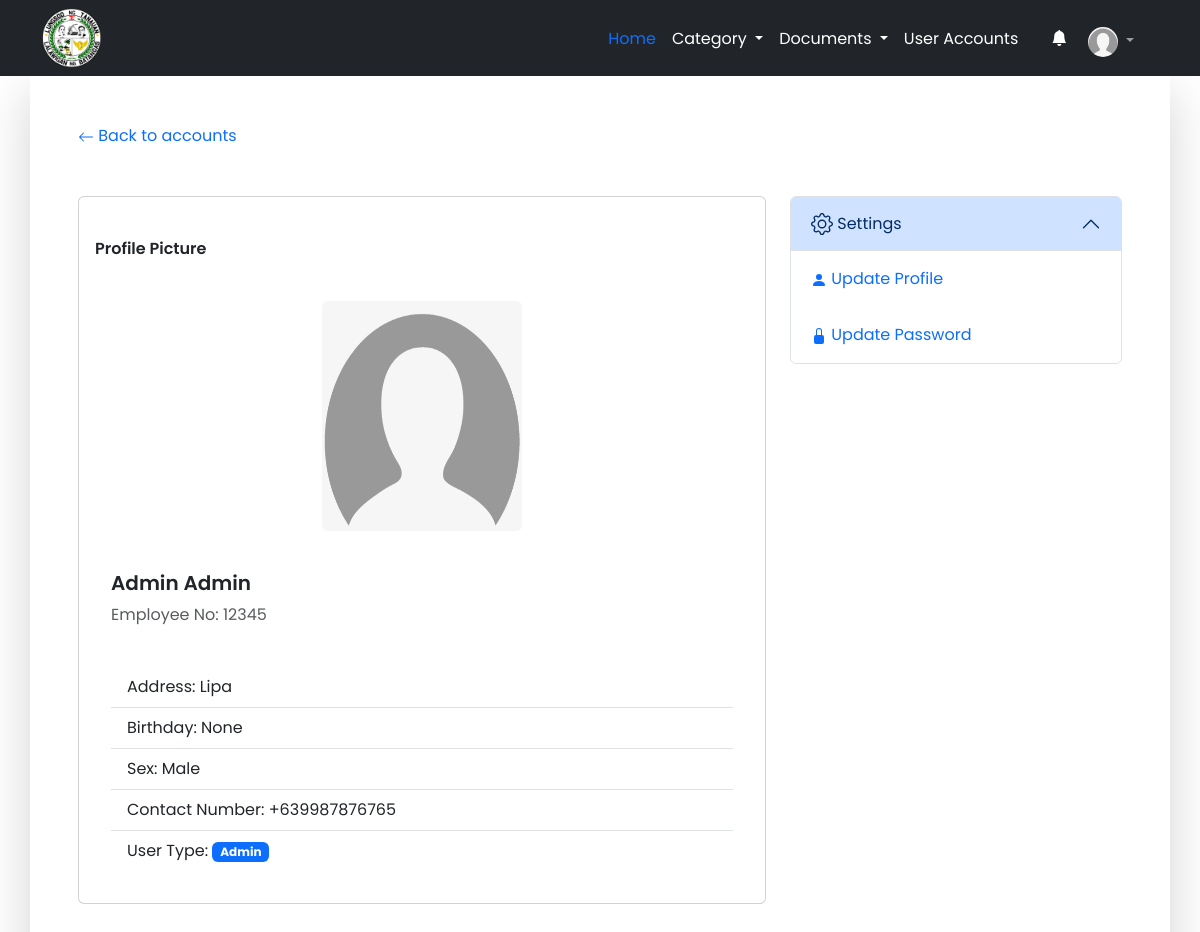
The app's page /profile (signed in) with its own data.
### apps/models.py (models this page shows, shortened)
class User(AbstractUser):
    USERNAME_FIELD = 'employee_no'# changes email to unique and blank to false
    REQUIRED_FIELDS = []  # removes email from REQUIRED_FIELDS
    username = models.CharField(max_length=255, null=True, blank=True)
    employee_no = models.CharField(max_length=255, unique=True)
    profile_picture = models.ImageField(upload_to="profile_picture", default='default.png')
    middle_name = models.CharField(max_length=255, blank=True)
    address = models.CharField(max_length=255)
    birthday = models.DateField(auto_now_add=False, null=True, blank=True)
    contact = models.CharField(max_length=13)
    sex = models.CharField(max_length=255)
    is_employee = models.BooleanField(default=False)
    is_admin = models.BooleanField(default=False)
    objects = CustomUserManager()
    department = models.OneToOneField("Department", on_delete=models.SET_NULL, null=True)
    class Meta:
        verbose_name = 'User'
        verbose_name_plural = 'Users'

### apps/views.py (the view)
# urls.py: path('profile', view_profile, name="profile"),
@login_required(login_url='/login')
def view_profile(request):
    pk = request.user.id
    template_name = 'accounts/profile/view_profile.html'
    user_data = User.objects.filter(id=request.user.id)
    context = {
        "user_data": user_data,
        "pk": pk
    }
    return render(request, template_name, context)

### apps/templates/accounts/profile/view_profile.html (shortened to what this page needs)
{% extends 'base.html' %}
{% block content %}
<div class="container-lg shadow-lg p-5">
    <a href="{% url 'account' %}" class="text-decoration-none">
        <svg xmlns="http://www.w3.org/2000/svg" width="16" height="16" fill="currentColor" class="bi bi-arrow-left"
            viewBox="0 0 16 16">
            <path fill-rule="evenodd"
                d="M15 8a.5.5 0 0 0-.5-.5H2.707l3.147-3.146a.5.5 0 1 0-.708-.708l-4 4a.5.5 0 0 0 0 .708l4 4a.5.5 0 0 0 .708-.708L2.707 8.5H14.5A.5.5 0 0 0 15 8z" />
        </svg>
        Back to accounts
    </a>
    <div class="row justify-content-end mt-5 mb-5">
        <div class="col-sm col-md-8 col-lg-8">
            <div class="card rounded p-3">
                {% for list in user_data %}
                <div class="py-4 row row-cols-1 row-cols-md-3 gap-4 align-items-center">
                    <div class="col">
                        <p class="text-sm fw-semibold">Profile Picture</p>
                    </div>
                    <div class="col-md-8 d-flex justify-content-center align-items-center mx-auto">
                        {% if list.profile_picture.url %}
                        <img class="rounded mx-auto d-block" src="{{ list.profile_picture.url }}" alt="Profile Picture"
                            width="200" height="230" />
                        {% else %}
                        <p class="mt-1 text-sm text-gray-900 font-normal text-end">No profile picture found</p>
                        {% endif %}
                    </div>
                </div>
                <div class="card-title p-3">
                    <h3 class="fs-5 fw-semibold">{{ list.first_name }}{{ list.middle_name }} {{ list.last_name }}
                    </h3>
                    <span class="text-muted">Employee No: {{list.employee_no}}</span>
                </div>
                <div class="card-body">
                    <ul class="list-group list-group-flush">
                        <li class="list-group-item fw-normal">Address: {{list.address}}</li>
                        <li class="list-group-item fw-normal">Birthday: {{list.birthday}}</li>
                        <li class="list-group-item fw-normal">Sex: {{list.sex}}</li>
                        <li class="list-group-item fw-normal">Contact Number: {{list.contact}}</li>
                        <li class="list-group-item fw-normal">User Type:
                            {% if list.is_admin %}
                            <span class="badge bg-primary">Admin</span>
                            {% elif list.is_employee %}
                            <span class="badge bg-primary">Employee</span>
                            {% else %}
                            <span class="badge bg-danger">Not Available</span>
                            {% endif %}
                        </li>
                    </ul>
                </div>
                {% endfor %}
            </div>
        </div>
        <div class="col-sm col-md-4 col-lg-4">
            <div class="accordion" id="accordionExample">
                <div class="accordion-item">
                    <h2 class="accordion-header" id="headingOne">
                        <button class="accordion-button" type="button" data-bs-toggle="collapse"
                            data-bs-target="#collapseOne" aria-expanded="true" aria-controls="collapseOne">
                            &nbsp;Settings
                        </button>
                    </h2>
                    <div id="collapseOne" class="accordion-collapse collapse show" aria-labelledby="headingOne"
                        data-bs-parent="#accordionExample">
                        <div class="accordion-body">
                            <a href="{% url 'update_account' pk %}" class="text-decoration-none">
                                <svg xmlns="http://www.w3.org/2000/svg" width="16" height="16" fill="currentColor"
                                    class="bi bi-person-fill" viewBox="0 0 16 16">
                                    <path
                                        d="M3 14s-1 0-1-1 1-4 6-4 6 3 6 4-1 1-1 1H3Zm5-6a3 3 0 1 0 0-6 3 3 0 0 0 0 6Z">
                                    </path>
                                </svg>&nbsp;Update Profile
                            </a>
                        </div>
                        <div class="accordion-body">
                            <a href="{% url 'update_password' %}" class="text-decoration-none">
                                <svg xmlns="http://www.w3.org/2000/svg" width="16" height="16" fill="currentColor"
                                    class="bi bi-lock-fill" viewBox="0 0 16 16">
                                    <path
                                        d="M8 1a2 2 0 0 1 2 2v4H6V3a2 2 0 0 1 2-2zm3 6V3a3 3 0 0 0-6 0v4a2 2 0 0 0-2 2v5a2 2 0 0 0 2 2h6a2 2 0 0 0 2-2V9a2 2 0 0 0-2-2z">
                                    </path>
                                </svg>&nbsp;Update Password
                            </a>
                        </div>
                    </div>
                </div>
            </div>
        </div>
    </div>
</div>
{% endblock %}

### templates/navbar_v2.html (shortened to what this page needs)
{% load static %}
<nav class="navbar navbar-expand-lg navbar-dark bg-dark" aria-label="Offcanvas navbar large">
  <div class="container">
    <img src="{% static 'logo/logopng.png' %}" class="rounded float-start" width="60" height="60">
    <div class="offcanvas offcanvas-end text-bg-dark" tabindex="-1" id="offcanvasNavbar2" aria-labelledby="offcanvasNavbar2Label">
      <div class="offcanvas-body ">
        <ul class="navbar-nav mt-2 justify-content-sm-end  flex-grow-1 pe-3 col-lg-auto">
          <li class="nav-item ">
            <a class="nav-link px-2 text-primary" aria-current="page" href="{% url 'home' %}" style="{{ home_state }}">Home</a>
          </li>
          {% if user.is_admin %}
          <li class="nav-item dropdown">
            <a class="nav-link dropdown-toggle px-2 text-white" href="#" role="button" data-bs-toggle="dropdown" aria-expanded="false">
             Category
            </a>
          </li>
          {% endif %}
          <li class="dropdown">
            <a class="nav-link dropdown-toggle px-2 text-white" href="#" role="button" data-bs-toggle="dropdown" aria-expanded="false">
              Documents
            </a>
          </li>
          {% if user.is_admin %}
          <li class="nav-item">
            <a class="nav-link px-2 text-white" href="{% url 'account' %}" style="{{ account_state }}">User Accounts</a>
          </li>&nbsp;&nbsp;&nbsp;&nbsp;
          {% endif %}
          <li class="nav-item">
            <a class="nav-link px-2 text-white" href="{% url 'activity_history' %}" style="{{ history_state }}" >
              <i class="bi bi-bell-fill"></i>&nbsp;
            </a>
          </li>
          <li class="nav-item dropdown">
            <a class="nav-link dropdown-toggle" href="#" role="button" data-bs-toggle="dropdown" aria-expanded="false">
              <img src="{{ user.profile_picture.url }}" alt="profile picture" width="30" height="30" class="rounded-circle">
            </a>
          </li>
        </ul>
      </div>
    </div>
  </div>
</nav>

### records on screen
User: profile_picture (placeholder picture), first_name "Admin", last_name "Admin", employee_no "12345", address "Lipa", birthday "None", sex "Male", contact "+639987876765", is_admin "Admin"
